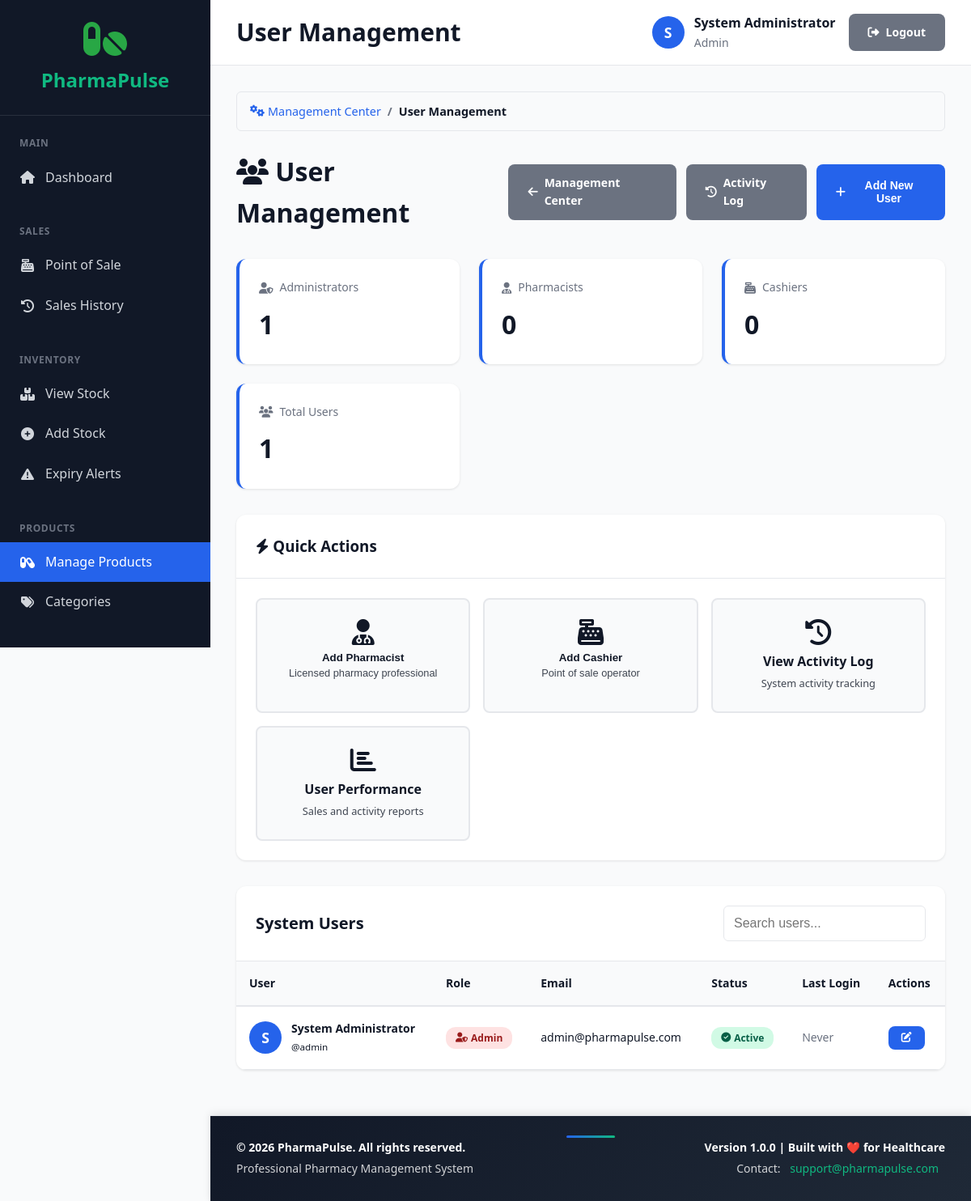
Screenshot of /modules/users/manage.php (signed in) with the database file from the repository.
### tables this page shows
CREATE TABLE IF NOT EXISTS users (
    user_id INT AUTO_INCREMENT PRIMARY KEY,
    username VARCHAR(50) NOT NULL UNIQUE,
    password_hash VARCHAR(255) NOT NULL,
    full_name VARCHAR(100) NOT NULL,
    email VARCHAR(100) NOT NULL UNIQUE,
    phone VARCHAR(20),
    role ENUM('admin', 'pharmacist', 'cashier', 'manager') DEFAULT 'cashier',
    is_active BOOLEAN DEFAULT TRUE,
    created_at TIMESTAMP DEFAULT CURRENT_TIMESTAMP,
    last_login TIMESTAMP NULL,
    created_by INT NULL,
    INDEX idx_username (username),
    INDEX idx_role (role),
    FOREIGN KEY (created_by) REFERENCES users(user_id) ON DELETE SET NULL
);

### includes/security.php (called while the page is built, shortened)
<?php
function clean($data) {
    return htmlspecialchars($data, ENT_QUOTES, 'UTF-8');
}

### modules/users/manage.php (the view, shortened to what this page needs)
<?php
$pdo = require __DIR__ . '/../../config/database.php';
require_once __DIR__ . '/../../includes/security.php';
require_once __DIR__ . '/../../templates/header.php';
$users = $pdo->query("
    SELECT user_id, username, full_name, email, role, is_active, created_at, last_login
    FROM users
    ORDER BY role, full_name
")->fetchAll();
?>
<nav class="breadcrumb">
    <a href="../management/index.php"><i class="fas fa-cogs"></i> Management Center</a>
    <span class="breadcrumb-separator">/</span>
    <span class="breadcrumb-current">User Management</span>
</nav>
<div class="page-header">
    <h1><i class="fas fa-users"></i> User Management</h1>
    <div class="page-actions">
        <a href="../management/index.php" class="btn btn-secondary">
            <i class="fas fa-arrow-left"></i> Management Center
        </a>
        <a href="activity-log.php" class="btn btn-secondary">
            <i class="fas fa-history"></i> Activity Log
        </a>
        <button class="btn btn-primary" onclick="openAddUserModal()">
            <i class="fas fa-plus"></i> Add New User
        </button>
    </div>
</div>
<div class="stats-grid" style="margin-bottom: 2rem;">
    <?php
    $role_counts = [];
    foreach ($users as $user) {
        $role_counts[$user['role']] = ($role_counts[$user['role']] ?? 0) + 1;
    }
    ?>
    <div class="stat-card">
        <div class="stat-label"><i class="fas fa-user-shield"></i> Administrators</div>
        <div class="stat-value"><?php echo $role_counts['admin'] ?? 0; ?></div>
    </div>
    <div class="stat-card">
        <div class="stat-label"><i class="fas fa-user-md"></i> Pharmacists</div>
        <div class="stat-value"><?php echo $role_counts['pharmacist'] ?? 0; ?></div>
    </div>
    <div class="stat-card">
        <div class="stat-label"><i class="fas fa-cash-register"></i> Cashiers</div>
        <div class="stat-value"><?php echo $role_counts['cashier'] ?? 0; ?></div>
    </div>
    <div class="stat-card">
        <div class="stat-label"><i class="fas fa-users"></i> Total Users</div>
        <div class="stat-value"><?php echo count($users); ?></div>
    </div>
</div>
<div class="card" style="margin-bottom: 2rem;">
    <div class="card-header">
        <h3><i class="fas fa-bolt"></i> Quick Actions</h3>
    </div>
    <div class="card-body">
        <div style="display: grid; grid-template-columns: repeat(auto-fit, minmax(250px, 1fr)); gap: 1rem;">
            <button class="quick-action-btn" onclick="openAddUserModal(); document.querySelector('select[name=role]').value='pharmacist';">
                <i class="fas fa-user-md"></i>
                <span>Add Pharmacist</span>
                <small>Licensed pharmacy professional</small>
            </button>
            <button class="quick-action-btn" onclick="openAddUserModal(); document.querySelector('select[name=role]').value='cashier';">
                <i class="fas fa-cash-register"></i>
                <span>Add Cashier</span>
                <small>Point of sale operator</small>
            </button>
            <a href="activity-log.php" class="quick-action-btn">
                <i class="fas fa-history"></i>
                <span>View Activity Log</span>
                <small>System activity tracking</small>
            </a>
            <a href="../reports/sales-report.php" class="quick-action-btn">
                <i class="fas fa-chart-bar"></i>
                <span>User Performance</span>
                <small>Sales and activity reports</small>
            </a>
        </div>
    </div>
</div>
<div class="card">
    <div class="card-header">
        <h2 class="card-title">System Users</h2>
        <div class="card-actions">
            <input type="text" id="userSearch" placeholder="Search users..." class="form-control" style="width: 250px;">
        </div>
    </div>
    <div class="table-container">
        <table class="data-table" id="usersTable">
            <thead>
                <tr>
                    <th>User</th>
                    <th>Role</th>
                    <th>Email</th>
                    <th>Status</th>
                    <th>Last Login</th>
                    <th>Actions</th>
                </tr>
            </thead>
            <tbody>
                <?php foreach ($users as $user): ?>
                <tr>
                    <td>
                        <div class="user-info">
                            <div class="user-avatar">
                                <?php echo strtoupper(substr($user['full_name'], 0, 1)); ?>
                            </div>
                            <div>
                                <strong><?php echo clean($user['full_name']); ?></strong><br>
                                <small>@<?php echo clean($user['username']); ?></small>
                            </div>
                        </div>
                    </td>
                    <td>
                        <span class="badge badge-<?php
                            echo $user['role'] === 'admin' ? 'danger' :
                                ($user['role'] === 'pharmacist' ? 'primary' : 'secondary');
                        ?>">
                            <i class="fas fa-<?php
                                echo $user['role'] === 'admin' ? 'user-shield' :
                                    ($user['role'] === 'pharmacist' ? 'user-md' : 'cash-register');
                            ?>"></i>
                            <?php echo ucfirst(clean($user['role'])); ?>
                        </span>
                    </td>
                    <td><?php echo clean($user['email']); ?></td>
                    <td>
                        <span class="badge <?php echo $user['is_active'] ? 'badge-success' : 'badge-danger'; ?>">
                            <i class="fas fa-<?php echo $user['is_active'] ? 'check-circle' : 'times-circle'; ?>"></i>
                            <?php echo $user['is_active'] ? 'Active' : 'Inactive'; ?>
                        </span>
                    </td>
                    <td>
                        <?php if ($user['last_login']): ?>
                            <?php echo date('M d, Y H:i', strtotime($user['last_login'])); ?>
                        <?php else: ?>
                            <span class="text-muted">Never</span>
                        <?php endif; ?>
                    </td>
                    <td>
                        <div class="action-buttons">
                            <button class="btn btn-sm btn-primary" onclick="editUser(<?php echo $user['user_id']; ?>)" title="Edit User">
                                <i class="fas fa-edit"></i>
                            </button>
                        </div>
                    </td>
                </tr>
                <?php endforeach; ?>
            </tbody>
        </table>
    </div>
</div>
<?php require_once __DIR__ . '/../../templates/footer.php'; ?>

### assets/css/main.css (style rules this page uses)
:root { --primary-color: #2563eb; --primary-dark: #1e40af; --secondary-color: #10b981; --danger-color: #ef4444; --warning-color: #f59e0b; --success-color: #10b981; --dark-bg: #1f2937; --sidebar-bg: #111827; --content-bg: #f9fafb; --card-bg: #ffffff; --text-primary: #111827; --text-secondary: #6b7280; --border-color: #e5e7eb; --shadow: 0 1px 3px 0 rgba(0, 0, 0, 0.1); --shadow-lg: 0 10px 15px -3px rgba(0, 0, 0, 0.1); }
* { margin: 0; padding: 0; box-sizing: border-box; }
body { font-family: 'Segoe UI', Tahoma, Geneva, Verdana, sans-serif; background: var(--content-bg); color: var(--text-primary); line-height: 1.6; }
.user-info { display: flex; align-items: center; gap: 0.75rem; }
.user-avatar { width: 40px; height: 40px; border-radius: 50%; background: var(--primary-color); color: white; display: flex; align-items: center; justify-content: center; font-weight: 600; }
.card { background: var(--card-bg); border-radius: 12px; box-shadow: var(--shadow); overflow: hidden; margin-bottom: 1.5rem; }
.card-header { padding: 1.5rem; border-bottom: 1px solid var(--border-color); display: flex; justify-content: space-between; align-items: center; }
.card-title { font-size: 1.25rem; font-weight: 600; color: var(--text-primary); margin: 0; }
.card-body { padding: 1.5rem; }
.card-actions { display: flex; gap: 0.5rem; align-items: center; }
.stats-grid { display: grid; grid-template-columns: repeat(auto-fit, minmax(250px, 1fr)); gap: 1.5rem; margin-bottom: 2rem; }
.stat-card { background: var(--card-bg); padding: 1.5rem; border-radius: 12px; box-shadow: var(--shadow); border-left: 4px solid var(--primary-color); transition: transform 0.2s; }
.stat-label { display: flex; align-items: center; gap: 0.5rem; font-size: 0.875rem; color: var(--text-secondary); margin-bottom: 0.5rem; }
.stat-value { font-size: 2rem; font-weight: 700; color: var(--text-primary); }
.btn { display: inline-flex; align-items: center; gap: 0.5rem; padding: 0.75rem 1.5rem; border: none; border-radius: 8px; font-weight: 600; text-decoration: none; cursor: pointer; transition: all 0.2s; font-size: 0.875rem; }
.btn-primary { background: var(--primary-color); color: white; }
.btn-secondary { background: var(--text-secondary); color: white; }
.btn-sm { padding: 0.5rem 1rem; font-size: 0.8rem; }
.form-control { width: 100%; padding: 0.75rem; border: 1px solid var(--border-color); border-radius: 6px; font-size: 1rem; transition: border-color 0.2s; }
.table-container { overflow-x: auto; }
.data-table { width: 100%; border-collapse: collapse; font-size: 0.875rem; }
.data-table th { background: var(--content-bg); padding: 1rem; text-align: left; font-weight: 600; color: var(--text-primary); border-bottom: 2px solid var(--border-color); }
.data-table td { padding: 1rem; border-bottom: 1px solid var(--border-color); }
.badge { display: inline-flex; align-items: center; gap: 0.25rem; padding: 0.25rem 0.75rem; border-radius: 12px; font-size: 0.75rem; font-weight: 600; }
.badge-success { background: #d1fae5; color: #065f46; }
.badge-danger { background: #fee2e2; color: #991b1b; }
.page-header { display: flex; justify-content: space-between; align-items: center; margin-bottom: 2rem; }
.page-header h1 { font-size: 2rem; font-weight: 700; color: var(--text-primary); }
.page-actions { display: flex; gap: 0.75rem; }
.breadcrumb { display: flex; align-items: center; gap: 0.5rem; margin-bottom: 1.5rem; padding: 0.75rem 1rem; background: var(--content-bg); border-radius: 6px; font-size: 0.9rem; border: 1px solid var(--border-color); }
.breadcrumb a { color: var(--primary-color); text-decoration: none; transition: color 0.3s ease; display: flex; align-items: center; gap: 0.25rem; }
.breadcrumb-separator { color: var(--text-secondary); font-weight: bold; }
.breadcrumb-current { color: var(--text-primary); font-weight: 600; }
.text-muted { color: var(--text-secondary); }

### rows the page displays
users: full_name "S", full_name "System Administrator", username "admin", role "Admin", email "admin@pharmapulse.com", is_active 1 (drawn), shows "Never"

### other values shown
$page_title "User Management"
substr($current_user['full_name'], 0, 1) "S"
$current_user['full_name'] "System Administrator"
$current_user['role'] "Admin"
$role_counts['admin'] "1"
$role_counts['pharmacist'] "0"
$role_counts['cashier'] "0"
count($users) "1"
